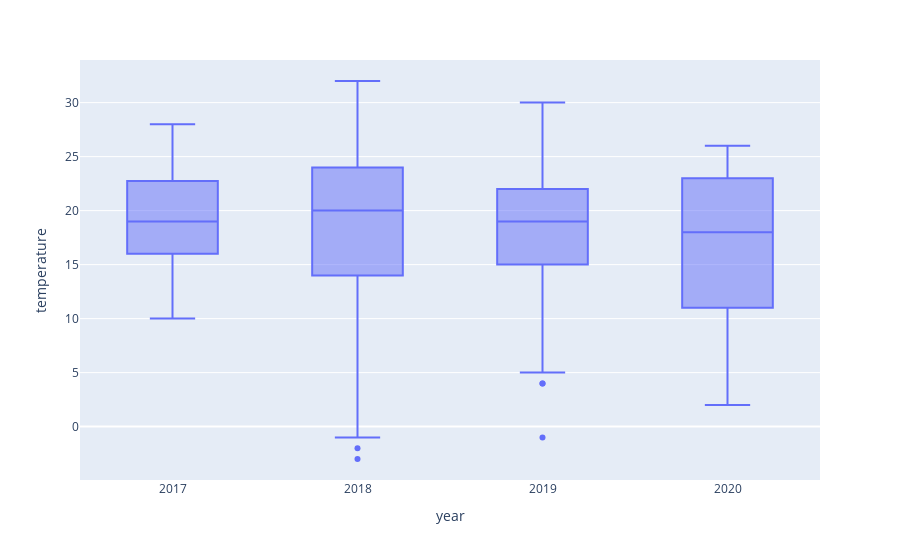

Notebook source saved alongside this figure:
### Code cell
#Plot heart rate 
fig = px.box(data_strava, x="year",y="temperature")
fig.show()

### Figure 1 — Plotly figure (JSON) as saved in the notebook; plotly's stock layout.template omitted (floating-point values rounded to 4 significant figures; data arrays with more than 128 entries replaced by an {"elided": "..."} marker saying what was removed)
{"data": [{"alignmentgroup": "True", "hovertemplate": "year=%{x}<br>temperature=%{y}<extra></extra>", "legendgroup": "", "marker": {"color": "#636efa"}, "name": "", "notched": false, "offsetgroup": "", "orientation": "v", "showlegend": false, "type": "box", "x": {"elided": "1678 str values"}, "x0": " ", "xaxis": "x", "y": {"elided": "1678 int values"}, "y0": " ", "yaxis": "y"}], "layout": {"boxmode": "group", "legend": {"tracegroupgap": 0}, "margin": {"t": 60}, "xaxis": {"anchor": "y", "domain": [0, 1], "title": {"text": "year"}}, "yaxis": {"anchor": "x", "domain": [0, 1], "title": {"text": "temperature"}}}}
